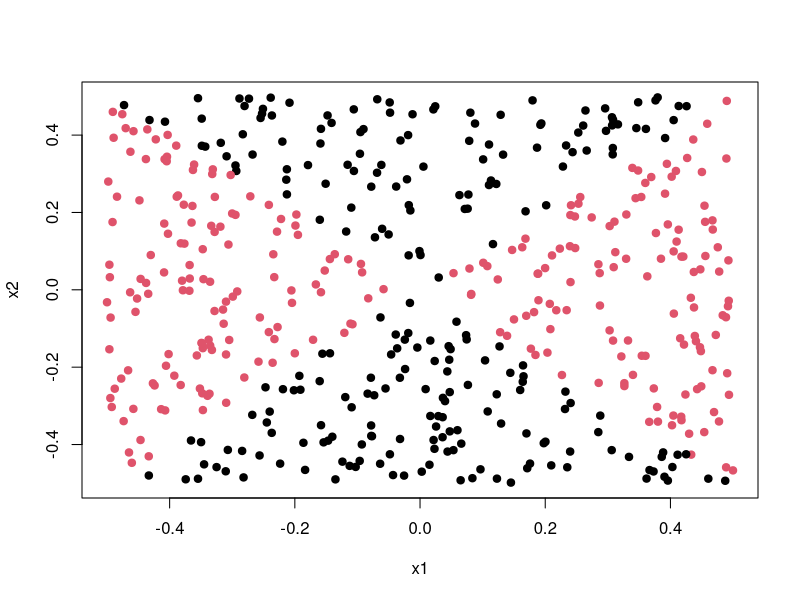
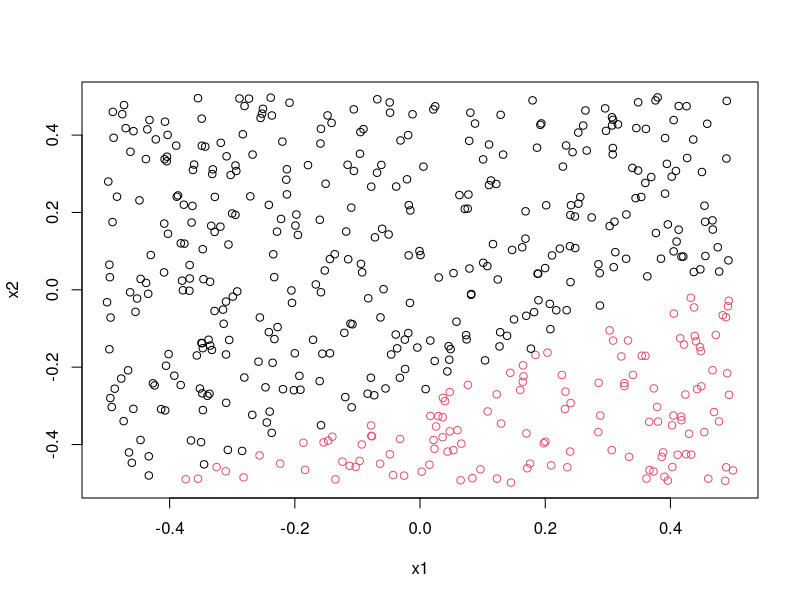
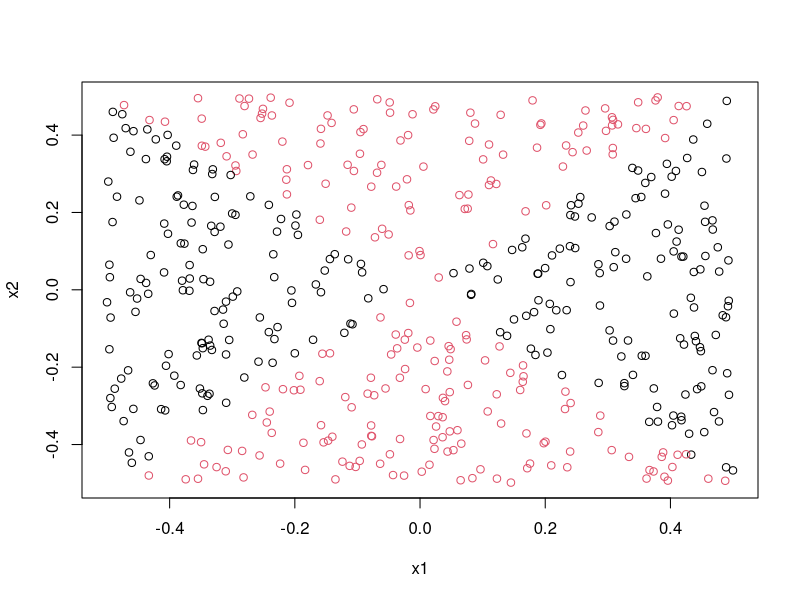
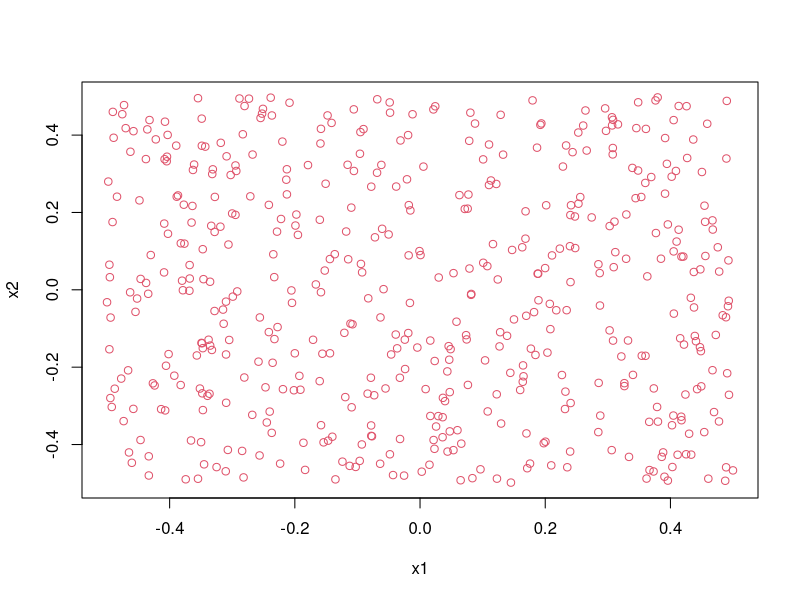
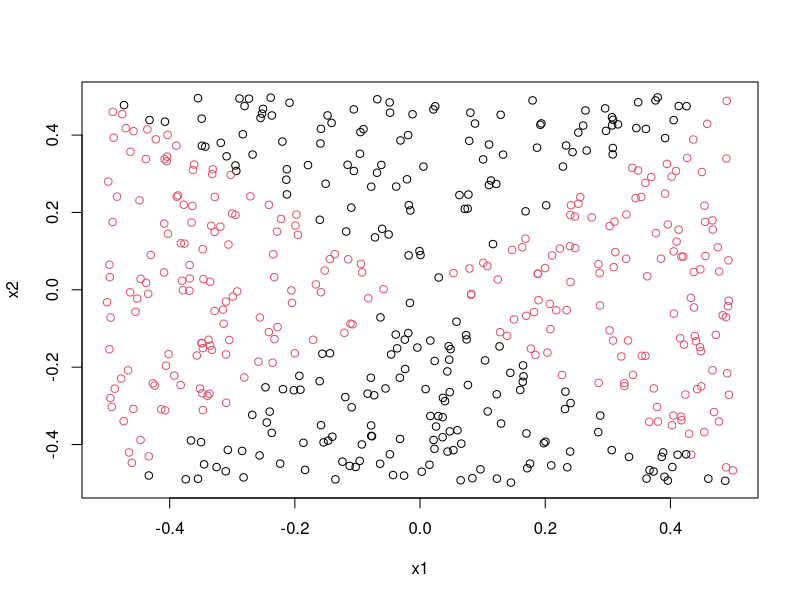

Recreate these plots in R, in order.
## ---- chunk 1
x1 <- runif (500) - 0.5
x2 <- runif (500) - 0.5
y <- 1 * (x1^2 - x2^2 > 0)
dat=data.frame(x1,x2,y=as.factor(y))
plot(x1,x2, col=y+1, pch=19)
## ---- chunk 2
library(glmnet)
log.fit=glm(y~.,dat, family=binomial)
log.pred=predict(log.fit, dat, type=c("response"))
glm.preds = rep(0,500)
glm.preds[log.pred>0.50] = 1
table(preds=glm.preds, truth=dat$y)
# error rate: 183+107/500
plot(x1,x2,col=2-glm.preds)
## ---- chunk 3
library(glmnet)
log2.fit=glm(y~I(x1^2)+I(x2^2),dat, family=binomial)
log2.pred=predict(log2.fit, dat, type=c("response"))
glm.preds2 = rep(0,500)
glm.preds2[log2.pred>0.50] = 1
table(preds=glm.preds2, truth=dat$y)
# error rate: 0
plot(x1,x2,col=2-glm.preds2)
## ---- chunk 4
library(e1071)
svc.fit=tune(svm, y~., data=dat, kernel="linear")
svc.pred=predict(svc.fit$best.model,dat, type="response")
table(preds=svc.pred, truth=dat$y)
# error rate: (114+121)/500
plot(x1,x2,col=svc.pred)
## ---- chunk 5
svm.fit=tune(svm, y~., data=dat, kernel="radial", ranges=list(cost=c(0.001,0.01,0.1,1,2,5,10,100), gamma=c(0.5,1,2,3,4)))
svm.pred=predict(svm.fit$best.model,dat, type="response")
table(preds=svm.pred, truth=dat$y)
# error rate: (2)/500
plot(x1,x2,col=svm.pred)
